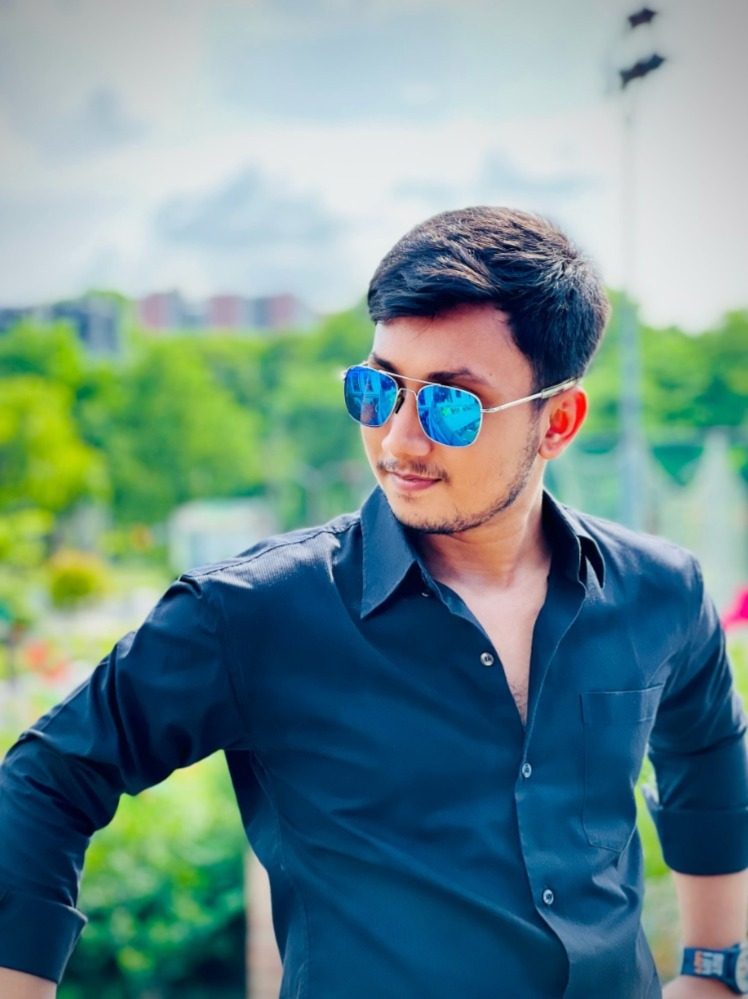
#> input picture Images/image.jpeg, 748 x 999 px
$ jupyter execute Assignment-2.ipynb
#> lines starting #> are read from the running program, lines starting #| are printed output that depends on the picture
# CSE428 Week 3 Coding Assignment

[cell 1]
NAME = "MD. ZUNAYEDUL ISLAM"
ID = "20101381"
COLLABORATORS_ID = ["19101107", "19201063"]

This assignment contains 4 tasks. Complete the notebook with proper codes for the lines with `# TO-BE-COMPLETED` tag, or by *uncommenting* a partially written codes where necessary.

Background: We larned in class that linear spatial filtering is basically a signal correlation opration between an image and a filter kernel. To filter an ```image``` with a ```kernel``` all we need to do is call the ```signal.correlate``` function from the ```scipy``` library.

```
filtered_image = signal.correlate(image, kernel, mode='same', method='auto')
```
Here, ```mode="same"``` takes care of the image padding under the hood; making the filtered image the *same shape* as the input image, while ```mode="valid"``` *shrinks the filtered image*. The ```method='direct'``` implements the correlation from the definition of signal correlation:

> $g(x, y)=\sum_{s,t}{w(s, t)}f(x+s, y+t)$

whereas ```method='fft'``` uses a frequency domain implementation which we will learn next week. The ```method='auto'``` chooses the faster implementation automatically. <br>
(Except for **Task 1**, always use ```method='auto'``` while using the correlation function )


We use the following code stucture to measure the excecution time of some python code:

```
import time

start_time = time.clock()

# some python code

print("Time elapsed: ", time.clock() - start_time, "seconds")
```

## **Task 0: The Imports** <br>
### Import the necessary libraries and define the helper functions. You can use the helper functions from the coding tutorials, or you can even use your own version of helper functions. <br>

[cell 2]
# Import libraries

import time
import numpy as np
import matplotlib.pyplot as plt
from scipy import signal
from skimage import img_as_float, exposure, measure, io
from skimage.io import imread, imshow
from skimage.color import rgb2gray
from skimage.transform import resize
from skimage.util import random_noise

[cell 3]
# Define helper functions

def plot_image(I, figsize=(5, 5)):
    plt.figure(figsize=figsize)

    if len(I.shape) == 2:
        plt.imshow(I, cmap="gray")
    else:
        plt.imshow(I)

    plt.axis("off")
    plt.show()
    print("Image Shape:", I.shape)


def plot_kernel(kernel, cmap="Reds"):
    plt.imshow(kernel, interpolation='none', cmap="Reds")
    plt.colorbar()
    plt.axis('off')
    plt.show()
    print("Kernel shape:", kernel.shape)


def gaussian_kernel(width=1, size=10):
    gaussian1dkernel = signal.gaussian(size, width).reshape(size, 1)
    kernel = np.outer(gaussian1dkernel, gaussian1dkernel)
    return kernel / np.sum(kernel)

## **Task 1: Execution Time** <br>
### Excecution time comparison for the 2 different methods of the correlation function <br>

[cell 4]
# Import an image taken by you, make sure it's dimensions does not exceed (512, 512). Downsample if necessary.

image = imread("Images/image.jpeg") / 255
image = resize(image, (512, 512), anti_aliasing=True)
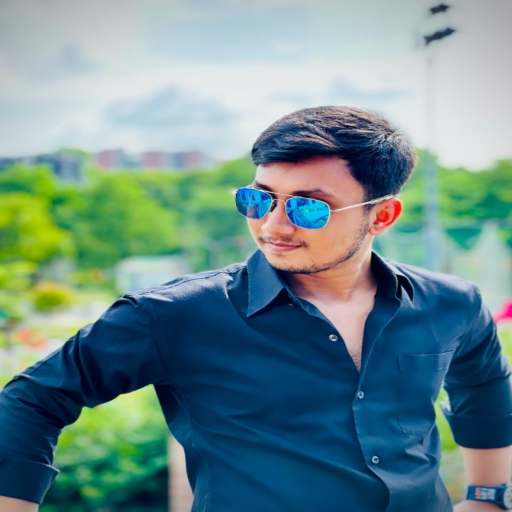
#> image: shape (512, 512, 3) float64; mean R, G, B 0.426, 0.549, 0.549

plot_image(image)
#| Image Shape: (512, 512, 3)

[cell 5]
# Define a gaussian kernel of size (35, 35)

k = 35
spread = k / 3
kernel = gaussian_kernel(spread, size=k)

plot_kernel(kernel)

[cell 6]
# Determine the time to filter the image with the kernel using "direct" method

start_time = time.process_time()
filtered_image_direct = np.zeros(image.shape)

for i in range(image.shape[-1]):
    filtered_image_direct[:, :, i] = signal.correlate(image[:, :, i],
                                                      kernel,
                                                      mode='same',
                                                      method='direct')
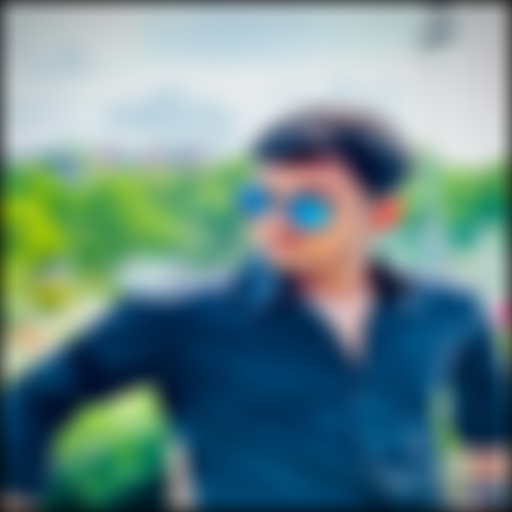
#> filtered_image_direct: shape (512, 512, 3) float64; mean R, G, B 0.413, 0.533, 0.534

print("Time elapsed using direct method of correlation:", round(time.process_time()-start_time, 4), "seconds")

[cell 7]
# Determine the time to filter the image with the kernel using "fft" method

start_time = time.process_time()
filtered_image_fft = np.zeros(image.shape)

for i in range(image.shape[-1]):
    filtered_image_fft[:, :, i] = signal.correlate(image[:, :, i],
                                                   kernel,
                                                   mode='same',
                                                   method='fft')

print("Time elapsed using direct method of correlation:", round(time.process_time()-start_time, 4), "seconds")

### **Answer to Task 1** <br>

### Write your answer here. Comment on the results.

(From here onwards, please use ```method="auto"``` while using any signal function.)

## **Task 2: Correlation Vs. Convolution** <br>
### Comparing the correlation and convolution operation for different kernels<br>

[cell 8]
# Import an image taken by you, make sure it's dimensions does not exceed (512, 512).
# Downsample if necessary.

image = imread("Images/image.jpeg") / 255
image = resize(image, (512, 512), anti_aliasing=True)

plot_image(image)
#| Image Shape: (512, 512, 3)

[cell 9]
# Define any symmetric kernel of size (105, 105)

kernel_symmetric = np.full(shape=(105, 105),
                           fill_value=1/3)

plot_kernel(kernel_symmetric)

[cell 10]
# Define any asymmetric kernel of size (105, 105)

kernel_asymmetric = np.random.uniform(low=1,
                                      high=3,
                                      size=(105, 105))

plot_kernel(kernel_asymmetric)
#> call 3 of plot_kernel, with cmap = 'Reds'
#> in plot_kernel (call 3), `plt.show()`:
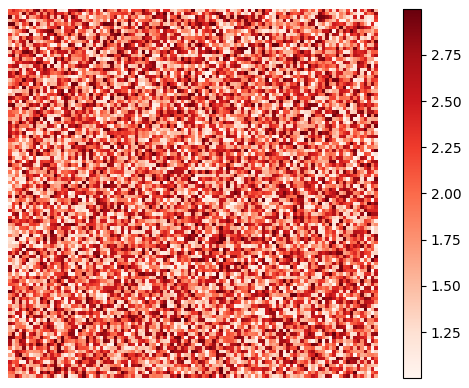
#> figure drawn by matplotlib, 2 panels

[cell 11]
# Filter the image with the symmetric kernel using the correlation function

filtered_image_symmetric = np.zeros(image.shape)
filtered_image_asymmetric = np.zeros(image.shape)

for i in range(image.shape[-1]):
    filtered_image_symmetric[:, :, i] = signal.correlate(image[:, :, i],
                                                         kernel_symmetric,
                                                         mode='same',
                                                         method='auto')
    filtered_image_asymmetric[:, :, i] = signal.correlate(image[:, :, i],
                                                          kernel_asymmetric,
                                                          mode='same',
                                                          method='auto')
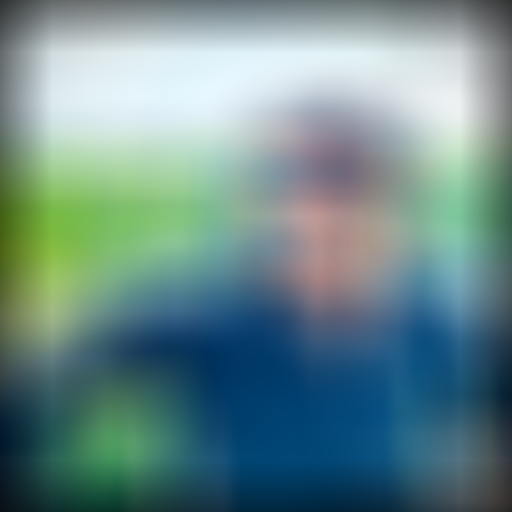
#> filtered_image_asymmetric: shape (512, 512, 3) float64; mean R, G, B 8344.6, 10803.1, 10833.3; drawn with min black and max white

filtered_image_symmetric /= filtered_image_symmetric.max()
filtered_image_asymmetric /= filtered_image_asymmetric.max()

[cell 12]
# Display the images side by side (with proper labeling, which is which)

fig = plt.figure(figsize=(20, 20))

ax1 = fig.add_subplot(1, 3, 1)
ax1.imshow(image)
ax1.title.set_text("Original Image")
ax1.axis('off')

ax1 = fig.add_subplot(1, 3, 2)
ax1.imshow(filtered_image_symmetric)
ax1.title.set_text("Filtered Image (Symmetric Correlation)")
ax1.axis('off')

ax1 = fig.add_subplot(1, 3, 3)
ax1.imshow(filtered_image_asymmetric)
ax1.title.set_text("Filtered Image (Asymmetric Correlation)")
ax1.axis('off');

### **Answer to Task 2.1** <br>

### Write your answer here. Compare the outputs.

#### Answer:
It is impossible to notice the difference between the outputs with bare eyes.

Now, to *convolve* an ```image``` with a ```kernel``` all we need to do is call the ```signal.convolve``` function from the ```scipy``` library.

```
filtered_image = signal.convolve(image, kernel, mode='same', method='auto')```

The parameters work the same way as the ```signal.correlate```function.

[cell 13]
# Filter the image with the asymmetric kernel using the convolution function

filtered_image_symmetric = np.zeros(image.shape)
filtered_image_asymmetric = np.zeros(image.shape)

for i in range(image.shape[-1]):
    filtered_image_symmetric[:, :, i] = signal.convolve(image[:, :, i],
                                                      kernel_symmetric,
                                                      mode='same',
                                                      method='auto')
    filtered_image_asymmetric[:, :, i] = signal.convolve(image[:, :, i],
                                                         kernel_asymmetric,
                                                         mode='same',
                                                         method='auto')

filtered_image_symmetric /= filtered_image_symmetric.max()
filtered_image_asymmetric /= filtered_image_asymmetric.max()

[cell 14]
fig = plt.figure(figsize=(20, 20))

ax1 = fig.add_subplot(1, 3, 1)
ax1.imshow(image)
ax1.title.set_text("Original Image")
ax1.axis('off')

ax1 = fig.add_subplot(1, 3, 2)
ax1.imshow(filtered_image_symmetric)
ax1.title.set_text("Filtered Image (Symmetric Convolution)")
ax1.axis('off')

ax1 = fig.add_subplot(1, 3, 3)
ax1.imshow(filtered_image_asymmetric)
ax1.title.set_text("Filtered Image (Asymmetric Convolution)")
ax1.axis('off');

### **Answer to Task 2.2** <br>

### Write your answer here. Compare the outputs.

#### Answer:
It is impossible to notice the difference between the outputs with bare eyes.

## **Task 3: Edge Pair Detector** <br>
### Try to come up with two 3 x 3 filter kernels which are able to detect ***only the parallel pair of edges*** in the following image<br>

[The image can be downloaded from here: https://drive.google.com/file/d/1a1CXbuC8A2FbyFvZovJMXERUijpatecU/view?usp=sharing]

*Hint: No mathematical derivation is necessary. Just try devising the kernels using the same intuitions used behind the horizontal and vertical edge detector kernels. Coming up with a filter kernel means to determine the 9 filter coefficients of the 3x3 filer kernel.*

[cell 15]
# Download the image from the drive link above and upload it to your current working directory in colab. Then load the image

image = imread('Images/diamond2.jpeg')
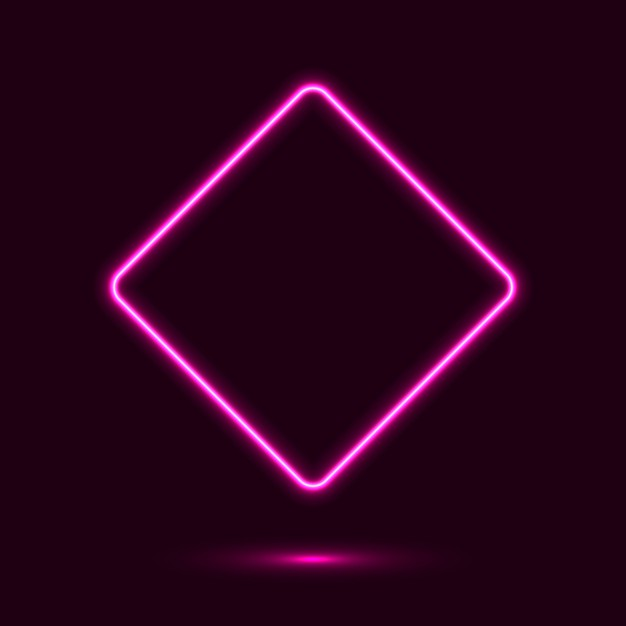
#> input picture Images/diamond2.jpeg, 626 x 626 px
#> image is the input picture: shape (626, 626, 3); mean R, G, B 42, 2.5, 26.8

plot_image(image)
#| Image Shape: (626, 626, 3)

[cell 16]
# define the 2 custom kernels by replacing the "?"s with your values and uncomment the next few lines of code in this cell

kernel_1 = np.array([[-1, 0,0],
                     [0, 0, 0],
                     [0, 0, 1]])

kernel_2 = np.array([[0, 0, -1],
                     [0, 0, 0],
                     [1, 0, 0]])

plot_kernel(kernel_1)
plot_kernel(kernel_2)
#> in plot_kernel (call 5), `plt.show()`:
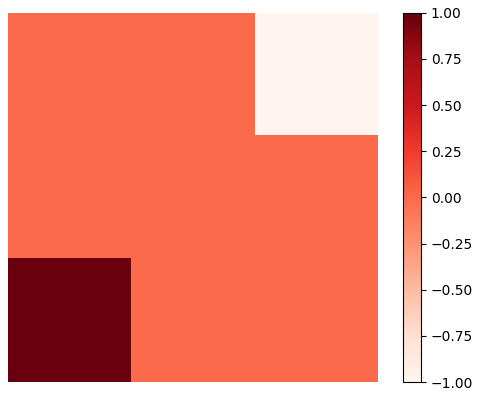
#> figure drawn by matplotlib, 2 panels

[cell 17]
# detect the 2 parallel pair of edges and plot them side by side in a 1x2 grid subplot

# detect the first pair using image filtering with kernel_1

first_pair_detected = signal.correlate(rgb2gray(image),
                                       kernel_1,
                                       mode='same',
                                       method='auto')

# detect the second pair using image filtering with kernel_2

second_pair_detected = signal.correlate(rgb2gray(image),
                                       kernel_2,
                                       mode='same',
                                       method='auto')
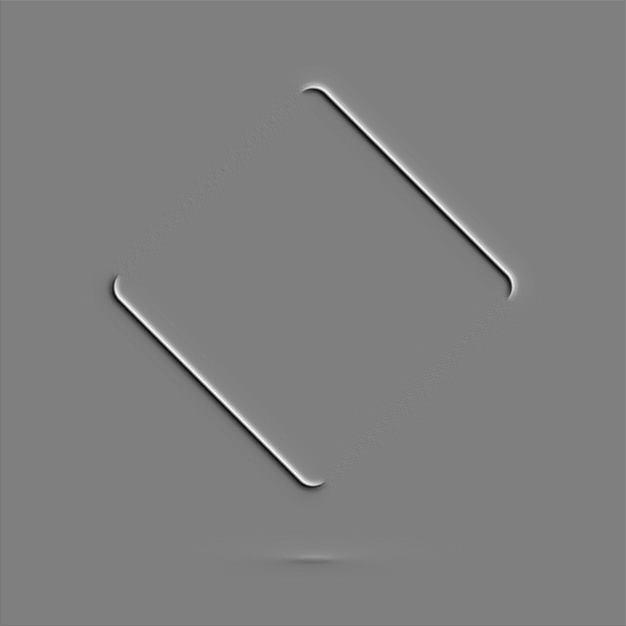
#> second_pair_detected: shape (626, 626) float64; min -0.532, max 0.528, mean -1.09e-19; drawn with min black and max white

# plot the two filtered images side by side

fig = plt.figure(figsize=(10, 10))

ax1 = fig.add_subplot(1, 2, 1)
ax1.imshow(first_pair_detected)
ax1.title.set_text('Ditected First Pair of Edges')
ax1.axis("off")

ax1 = fig.add_subplot(1, 2, 2)
ax1.imshow(second_pair_detected)
ax1.title.set_text('Ditected Second Pair of Edges')
ax1.axis("off");

### **Answer to Task 3** <br>

### Write your answer here. Which filters you came up with and why? How did you choose the coefficients? Are your kernels unique or there can be other kernels which can accomplish the same task?

#### Answer:
Here, after trying some random kernels putting a positive and negative value of a diagonal gives the correct output. We can also use different values and mix of different lines to get the output so this one isn't unique kernel.

## **Task 4: Image Denoising** <br>
### Take something.jpg image and corrupt it with *gaussian noise* of 0 mean and 0.2 variance. Denoise the image using:

1.   Total Variation Denoising (TVD)
2.   Bilateral Filtering (BF)

Feel free to experiment with the different filter parameters and try to come up with a cleaner image. Fianlly, comapre the MSE between the denoised images and the original uncorrupted image.

something.jpg can be downloaded from here: https://drive.google.com/file/d/1KgoZJDsTIW_NMh8LJ5oUneAQkIQsfzKT/view?usp=sharing

[cell 18]
# Download the image from the drive link above and upload it to your current working directory in colab
# Then load the image "something.jpg"

image = imread('Images/something.jpg')
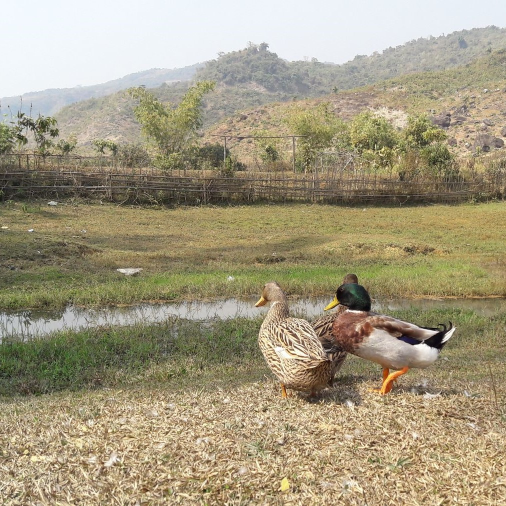
#> input picture Images/something.jpg, 1012 x 1012 px (shown at 1/2 size)
#> image is the input picture: shape (1012, 1012, 3); mean R, G, B 163.4, 153.8, 127.9

plot_image(image)
#| Image Shape: (1012, 1012, 3)

[cell 19]
# corrupt the original image

image_noisy = random_noise(image,
                           mode='gaussian',
                           mean=0,
                           var=0.1)
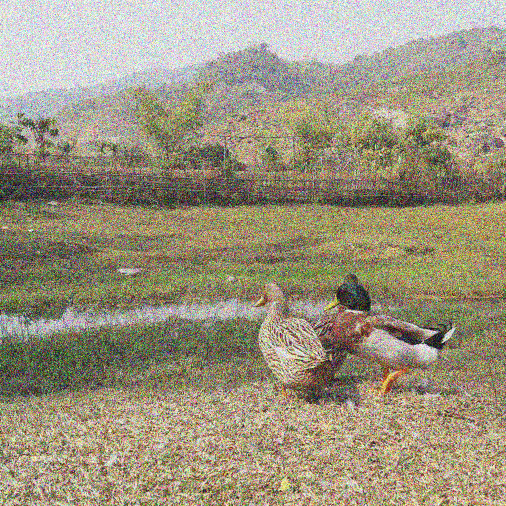
#> image_noisy: shape (1012, 1012, 3) float64 (shown at 1/2 size); mean R, G, B 0.614, 0.583, 0.497

plot_image(image_noisy)
#| Image Shape: (1012, 1012, 3)

[cell 20]
# import the bilateral filter
from skimage.restoration import denoise_bilateral

# import the total variation denoising filter
from skimage.restoration import denoise_tv_chambolle

[cell 21]
# clean the image using TVD

image_denoised_tvd = denoise_tv_chambolle(image_noisy,
                                          weight=5,
                                          eps=0.001,
                                          max_num_iter=1000,
                                          channel_axis=2)
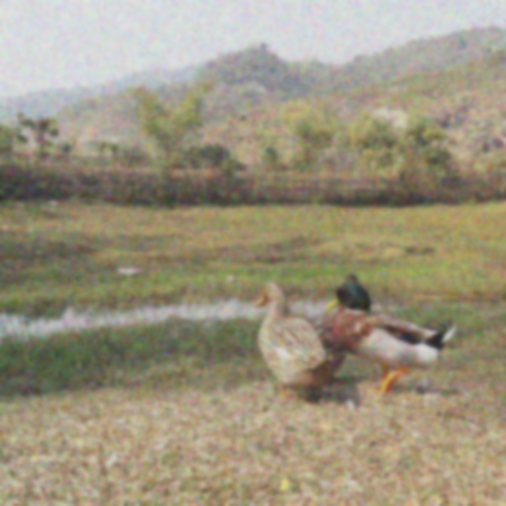
#> image_denoised_tvd: shape (1012, 1012, 3) float64 (shown at 1/2 size); mean R, G, B 0.614, 0.583, 0.497

plot_image(image_denoised_tvd)
#| Image Shape: (1012, 1012, 3)

[cell 22]
# clean the image using BF

image_denoised_bf = denoise_bilateral(image_noisy,
                                      win_size=10,
                                      sigma_color=50,
                                      sigma_spatial=10,
                                      channel_axis=2)

plot_image(image_denoised_bf)
#| Image Shape: (1012, 1012, 3)

[cell 23]
# plot image, image_denoised_tvd & image_denoised_bf side by side in a 1x3 grid subplot

fig = plt.figure(figsize=(20, 20))

ax1 = fig.add_subplot(1, 3, 1)
ax1.imshow(image)
ax1.title.set_text('Original Image')
ax1.axis("off")

ax1 = fig.add_subplot(1, 3, 2)
ax1.imshow(image_denoised_tvd)
ax1.title.set_text('Denoised Image (TVD)')
ax1.axis("off")

ax1 = fig.add_subplot(1, 3, 3)
ax1.imshow(image_denoised_bf)
ax1.title.set_text('Denoised Image (BF)')
ax1.axis("off");

[cell 24]
# compute the MSE

mse_tvd = np.sum((image - image_denoised_tvd) ** 2) / (image.shape[0] * image.shape[1])
#> mse_tvd = 75501
mse_bf = np.sum((image - image_denoised_bf) ** 2) / (image.shape[0] * image.shape[1])
#> mse_bf = 75503.1

print("MSE of TVD:", round(mse_tvd, 4))
#| MSE of TVD: 75501.0204
print("MSE of BF:", round(mse_bf, 4))
#| MSE of BF: 75503.104
